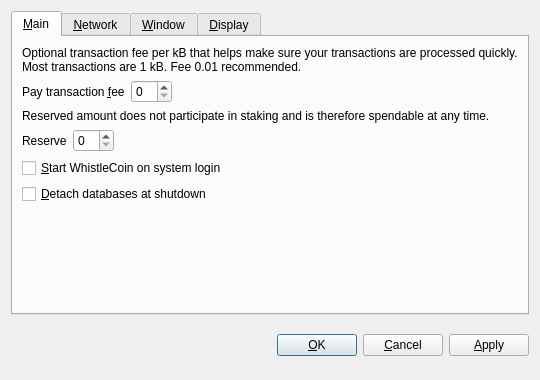
<?xml version="1.0" encoding="UTF-8"?>
<ui version="4.0">
 <class>OptionsDialog</class>
 <widget class="QDialog" name="OptionsDialog">
  <property name="geometry">
   <rect>
    <x>0</x>
    <y>0</y>
    <width>540</width>
    <height>380</height>
   </rect>
  </property>
  <property name="windowTitle">
   <string>Options</string>
  </property>
  <property name="modal">
   <bool>true</bool>
  </property>
  <layout class="QVBoxLayout" name="verticalLayout">
   <item>
    <widget class="QTabWidget" name="tabWidget">
     <property name="tabPosition">
      <enum>QTabWidget::North</enum>
     </property>
     <property name="currentIndex">
      <number>0</number>
     </property>
     <widget class="QWidget" name="tabMain">
      <attribute name="title">
       <string>&amp;Main</string>
      </attribute>
      <layout class="QVBoxLayout" name="verticalLayout_Main">
       <item>
        <widget class="QLabel" name="transactionFeeInfoLabel">
         <property name="text">
          <string>Optional transaction fee per kB that helps make sure your transactions are processed quickly. Most transactions are 1 kB. Fee 0.01 recommended.</string>
         </property>
         <property name="textFormat">
          <enum>Qt::PlainText</enum>
         </property>
         <property name="wordWrap">
          <bool>true</bool>
         </property>
        </widget>
       </item>
       <item>
        <layout class="QHBoxLayout" name="horizontalLayoutFee">
         <item>
          <widget class="QLabel" name="transactionFeeLabel">
           <property name="text">
            <string>Pay transaction &amp;fee</string>
           </property>
           <property name="textFormat">
            <enum>Qt::PlainText</enum>
           </property>
           <property name="buddy">
            <cstring>transactionFee</cstring>
           </property>
          </widget>
         </item>
         <item>
          <widget class="BitcoinAmountField" name="transactionFee"/>
         </item>
         <item>
          <spacer name="horizontalSpacerFee">
           <property name="orientation">
            <enum>Qt::Horizontal</enum>
           </property>
           <property name="sizeHint" stdset="0">
            <size>
             <width>40</width>
             <height>20</height>
            </size>
           </property>
          </spacer>
         </item>
        </layout>
       </item>
       <item>
        <widget class="QLabel" name="reserveBalanceInfoLabel">
         <property name="text">
          <string>Reserved amount does not participate in staking and is therefore spendable at any time.</string>
         </property>
         <property name="textFormat">
          <enum>Qt::PlainText</enum>
         </property>
         <property name="wordWrap">
          <bool>true</bool>
         </property>
        </widget>
       </item>
       <item>
        <layout class="QHBoxLayout" name="horizontalLayoutReserveBalance">
         <item>
          <widget class="QLabel" name="reserveBalanceLabel">
           <property name="text">
            <string>Reserve</string>
           </property>
           <property name="textFormat">
            <enum>Qt::PlainText</enum>
           </property>
           <property name="buddy">
            <cstring>reserveBalance</cstring>
           </property>
          </widget>
         </item>
         <item>
          <widget class="BitcoinAmountField" name="reserveBalance"/>
         </item>
         <item>
          <spacer name="horizontalSpacerReserveBalance">
           <property name="orientation">
            <enum>Qt::Horizontal</enum>
           </property>
           <property name="sizeHint" stdset="0">
            <size>
             <width>40</width>
             <height>20</height>
            </size>
           </property>
          </spacer>
         </item>
        </layout>
       </item>
       <item>
        <widget class="QCheckBox" name="bitcoinAtStartup">
         <property name="toolTip">
          <string>Automatically start WhistleCoin after logging in to the system.</string>
         </property>
         <property name="text">
          <string>&amp;Start WhistleCoin on system login</string>
         </property>
        </widget>
       </item>
       <item>
        <widget class="QCheckBox" name="detachDatabases">
         <property name="toolTip">
          <string>Detach block and address databases at shutdown. This means they can be moved to another data directory, but it slows down shutdown. The wallet is always detached.</string>
         </property>
         <property name="text">
          <string>&amp;Detach databases at shutdown</string>
         </property>
        </widget>
       </item>
       <item>
        <spacer name="verticalSpacer_Main">
         <property name="orientation">
          <enum>Qt::Vertical</enum>
         </property>
         <property name="sizeHint" stdset="0">
          <size>
           <width>20</width>
           <height>40</height>
          </size>
         </property>
        </spacer>
       </item>
      </layout>
     </widget>
     <widget class="QWidget" name="tabNetwork">
      <attribute name="title">
       <string>&amp;Network</string>
      </attribute>
      <layout class="QVBoxLayout" name="verticalLayout_Network">
       <item>
        <widget class="QCheckBox" name="mapPortUpnp">
         <property name="toolTip">
          <string>Automatically open the WhistleCoin client port on the router. This only works when your router supports UPnP and it is enabled.</string>
         </property>
         <property name="text">
          <string>Map port using &amp;UPnP</string>
         </property>
        </widget>
       </item>
       <item>
        <widget class="QCheckBox" name="connectSocks">
         <property name="toolTip">
          <string>Connect to the WhistleCoin network through a SOCKS proxy (e.g. when connecting through Tor).</string>
         </property>
         <property name="text">
          <string>&amp;Connect through SOCKS proxy:</string>
         </property>
        </widget>
       </item>
       <item>
        <layout class="QHBoxLayout" name="horizontalLayout_Network">
         <item>
          <widget class="QLabel" name="proxyIpLabel">
           <property name="text">
            <string>Proxy &amp;IP:</string>
           </property>
           <property name="textFormat">
            <enum>Qt::PlainText</enum>
           </property>
           <property name="buddy">
            <cstring>proxyIp</cstring>
           </property>
          </widget>
         </item>
         <item>
          <widget class="QValidatedLineEdit" name="proxyIp">
           <property name="maximumSize">
            <size>
             <width>140</width>
             <height>16777215</height>
            </size>
           </property>
           <property name="toolTip">
            <string>IP address of the proxy (e.g. 127.0.0.1)</string>
           </property>
          </widget>
         </item>
         <item>
          <widget class="QLabel" name="proxyPortLabel">
           <property name="text">
            <string>&amp;Port:</string>
           </property>
           <property name="textFormat">
            <enum>Qt::PlainText</enum>
           </property>
           <property name="buddy">
            <cstring>proxyPort</cstring>
           </property>
          </widget>
         </item>
         <item>
          <widget class="QLineEdit" name="proxyPort">
           <property name="maximumSize">
            <size>
             <width>55</width>
             <height>16777215</height>
            </size>
           </property>
           <property name="toolTip">
            <string>Port of the proxy (e.g. 9050)</string>
           </property>
          </widget>
         </item>
         <item>
          <widget class="QLabel" name="socksVersionLabel">
           <property name="text">
            <string>SOCKS &amp;Version:</string>
           </property>
           <property name="textFormat">
            <enum>Qt::PlainText</enum>
           </property>
           <property name="buddy">
            <cstring>socksVersion</cstring>
           </property>
          </widget>
         </item>
         <item>
          <widget class="QValueComboBox" name="socksVersion">
           <property name="toolTip">
            <string>SOCKS version of the proxy (e.g. 5)</string>
           </property>
          </widget>
         </item>
         <item>
          <spacer name="horizontalSpacer_Network">
           <property name="orientation">
            <enum>Qt::Horizontal</enum>
           </property>
           <property name="sizeHint" stdset="0">
            <size>
             <width>40</width>
             <height>20</height>
            </size>
           </property>
          </spacer>
         </item>
        </layout>
       </item>
       <item>
        <spacer name="verticalSpacer_Network">
         <property name="orientation">
          <enum>Qt::Vertical</enum>
         </property>
         <property name="sizeHint" stdset="0">
          <size>
           <width>20</width>
           <height>40</height>
          </size>
         </property>
        </spacer>
       </item>
      </layout>
     </widget>
     <widget class="QWidget" name="tabWindow">
      <attribute name="title">
       <string>&amp;Window</string>
      </attribute>
      <layout class="QVBoxLayout" name="verticalLayout_Window">
       <item>
        <widget class="QCheckBox" name="minimizeToTray">
         <property name="toolTip">
          <string>Show only a tray icon after minimizing the window.</string>
         </property>
         <property name="text">
          <string>&amp;Minimize to the tray instead of the taskbar</string>
         </property>
        </widget>
       </item>
       <item>
        <widget class="QCheckBox" name="minimizeOnClose">
         <property name="toolTip">
          <string>Minimize instead of exit the application when the window is closed. When this option is enabled, the application will be closed only after selecting Quit in the menu.</string>
         </property>
         <property name="text">
          <string>M&amp;inimize on close</string>
         </property>
        </widget>
       </item>
       <item>
        <spacer name="verticalSpacer_Window">
         <property name="orientation">
          <enum>Qt::Vertical</enum>
         </property>
         <property name="sizeHint" stdset="0">
          <size>
           <width>20</width>
           <height>40</height>
          </size>
         </property>
        </spacer>
       </item>
      </layout>
     </widget>
     <widget class="QWidget" name="tabDisplay">
      <attribute name="title">
       <string>&amp;Display</string>
      </attribute>
      <layout class="QVBoxLayout" name="verticalLayout_Display">
       <item>
        <layout class="QHBoxLayout" name="horizontalLayout_1_Display">
         <item>
          <widget class="QLabel" name="langLabel">
           <property name="text">
            <string>User Interface &amp;language:</string>
           </property>
           <property name="textFormat">
            <enum>Qt::PlainText</enum>
           </property>
           <property name="buddy">
            <cstring>lang</cstring>
           </property>
          </widget>
         </item>
         <item>
          <widget class="QValueComboBox" name="lang">
           <property name="toolTip">
            <string>The user interface language can be set here. This setting will take effect after restarting WhistleCoin.</string>
           </property>
          </widget>
         </item>
        </layout>
       </item>
       <item>
        <layout class="QHBoxLayout" name="horizontalLayout_2_Display">
         <item>
          <widget class="QLabel" name="unitLabel">
           <property name="text">
            <string>&amp;Unit to show amounts in:</string>
           </property>
           <property name="textFormat">
            <enum>Qt::PlainText</enum>
           </property>
           <property name="buddy">
            <cstring>unit</cstring>
           </property>
          </widget>
         </item>
         <item>
          <widget class="QValueComboBox" name="unit">
           <property name="toolTip">
            <string>Choose the default subdivision unit to show in the interface and when sending coins.</string>
           </property>
          </widget>
         </item>
        </layout>
       </item>
       <item>
        <widget class="QCheckBox" name="displayAddresses">
         <property name="toolTip">
          <string>Whether to show WhistleCoin addresses in the transaction list or not.</string>
         </property>
         <property name="text">
          <string>&amp;Display addresses in transaction list</string>
         </property>
        </widget>
       </item>
       <item>
        <widget class="QCheckBox" name="coinControlFeatures">
         <property name="toolTip">
          <string>Whether to show coin control features or not.</string>
         </property>
         <property name="text">
          <string>Display coin &amp;control features (experts only!)</string>
         </property>
        </widget>
       </item>
       <item>
        <spacer name="verticalSpacer_Display">
         <property name="orientation">
          <enum>Qt::Vertical</enum>
         </property>
         <property name="sizeHint" stdset="0">
          <size>
           <width>20</width>
           <height>40</height>
          </size>
         </property>
        </spacer>
       </item>
      </layout>
     </widget>
    </widget>
   </item>
   <item>
    <layout class="QHBoxLayout" name="horizontalLayout_Buttons">
     <item>
      <spacer name="horizontalSpacer_1">
       <property name="orientation">
        <enum>Qt::Horizontal</enum>
       </property>
       <property name="sizeHint" stdset="0">
        <size>
         <width>40</width>
         <height>48</height>
        </size>
       </property>
      </spacer>
     </item>
     <item>
      <widget class="QLabel" name="statusLabel">
       <property name="font">
        <font>
         <weight>75</weight>
         <bold>true</bold>
        </font>
       </property>
       <property name="text">
        <string/>
       </property>
       <property name="textFormat">
        <enum>Qt::PlainText</enum>
       </property>
       <property name="wordWrap">
        <bool>true</bool>
       </property>
      </widget>
     </item>
     <item>
      <spacer name="horizontalSpacer_2">
       <property name="orientation">
        <enum>Qt::Horizontal</enum>
       </property>
       <property name="sizeHint" stdset="0">
        <size>
         <width>40</width>
         <height>48</height>
        </size>
       </property>
      </spacer>
     </item>
     <item>
      <widget class="QPushButton" name="okButton">
       <property name="text">
        <string>&amp;OK</string>
       </property>
      </widget>
     </item>
     <item>
      <widget class="QPushButton" name="cancelButton">
       <property name="text">
        <string>&amp;Cancel</string>
       </property>
       <property name="autoDefault">
        <bool>false</bool>
       </property>
      </widget>
     </item>
     <item>
      <widget class="QPushButton" name="applyButton">
       <property name="text">
        <string>&amp;Apply</string>
       </property>
       <property name="autoDefault">
        <bool>false</bool>
       </property>
      </widget>
     </item>
    </layout>
   </item>
  </layout>
 </widget>
 <customwidgets>
  <customwidget>
   <class>BitcoinAmountField</class>
   <extends>QSpinBox</extends>
   <header>bitcoinamountfield.h</header>
  </customwidget>
  <customwidget>
   <class>QValueComboBox</class>
   <extends>QComboBox</extends>
   <header>qvaluecombobox.h</header>
  </customwidget>
  <customwidget>
   <class>QValidatedLineEdit</class>
   <extends>QLineEdit</extends>
   <header>qvalidatedlineedit.h</header>
  </customwidget>
 </customwidgets>
 <resources/>
 <connections/>
</ui>
